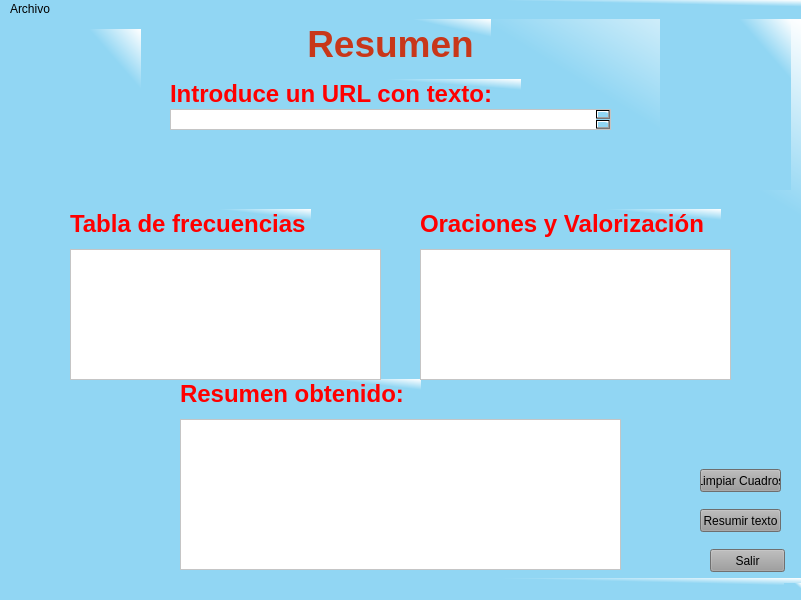
<?xml version="1.0" encoding="UTF-8"?>
<ui version="4.0">
 <class>MainWindow_URL</class>
 <widget class="QMainWindow" name="MainWindow_URL">
  <property name="geometry">
   <rect>
    <x>0</x>
    <y>0</y>
    <width>801</width>
    <height>600</height>
   </rect>
  </property>
  <property name="minimumSize">
   <size>
    <width>801</width>
    <height>600</height>
   </size>
  </property>
  <property name="maximumSize">
   <size>
    <width>801</width>
    <height>600</height>
   </size>
  </property>
  <property name="windowTitle">
   <string>Resumen por URL</string>
  </property>
  <property name="styleSheet">
   <string notr="true">background-color: qlineargradient(spread:pad, x1:0, y1:0, x2:1, y2:0, stop:0 rgba(145, 214, 243, 255), stop:1 rgba(255, 255, 255, 255));
background-color: qlineargradient(spread:pad, x1:0.824, y1:0.198864, x2:1, y2:0, stop:0 rgba(145, 214, 243, 255), stop:1 rgba(255, 255, 255, 255));</string>
  </property>
  <widget class="QWidget" name="centralwidget">
   <widget class="QPushButton" name="pushButton_Salir">
    <property name="geometry">
     <rect>
      <x>710</x>
      <y>530</y>
      <width>75</width>
      <height>23</height>
     </rect>
    </property>
    <property name="styleSheet">
     <string notr="true">background-color: rgb(157, 157, 157);</string>
    </property>
    <property name="text">
     <string>Salir</string>
    </property>
   </widget>
   <widget class="QPushButton" name="pushButton_Obtemer_Resumen">
    <property name="geometry">
     <rect>
      <x>700</x>
      <y>490</y>
      <width>81</width>
      <height>23</height>
     </rect>
    </property>
    <property name="styleSheet">
     <string notr="true">background-color: rgb(154, 154, 154);</string>
    </property>
    <property name="text">
     <string>Resumir texto</string>
    </property>
   </widget>
   <widget class="QLabel" name="label_TextoIntroduce_Texto">
    <property name="geometry">
     <rect>
      <x>170</x>
      <y>60</y>
      <width>351</width>
      <height>31</height>
     </rect>
    </property>
    <property name="text">
     <string>&lt;html&gt;&lt;head/&gt;&lt;body&gt;&lt;p&gt;&lt;span style=&quot; font-size:18pt; font-weight:600; color:#ff0000;&quot;&gt;Introduce un URL con texto:&lt;/span&gt;&lt;/p&gt;&lt;/body&gt;&lt;/html&gt;</string>
    </property>
   </widget>
   <widget class="QLabel" name="label_Resumen_Obtenido">
    <property name="geometry">
     <rect>
      <x>180</x>
      <y>360</y>
      <width>241</width>
      <height>31</height>
     </rect>
    </property>
    <property name="text">
     <string>&lt;html&gt;&lt;head/&gt;&lt;body&gt;&lt;p&gt;&lt;span style=&quot; font-size:18pt; font-weight:600; color:#ff0000;&quot;&gt;Resumen obtenido:&lt;/span&gt;&lt;/p&gt;&lt;/body&gt;&lt;/html&gt;</string>
    </property>
   </widget>
   <widget class="QTextEdit" name="textEdit_Entrada_de_texto">
    <property name="geometry">
     <rect>
      <x>170</x>
      <y>90</y>
      <width>441</width>
      <height>21</height>
     </rect>
    </property>
    <property name="styleSheet">
     <string notr="true">color: rgb(0, 0, 0);
background-color: rgb(255, 255, 255);</string>
    </property>
   </widget>
   <widget class="QTextEdit" name="textEdit_Salida_Resumen_Obtenido">
    <property name="geometry">
     <rect>
      <x>180</x>
      <y>400</y>
      <width>441</width>
      <height>151</height>
     </rect>
    </property>
    <property name="styleSheet">
     <string notr="true">color: rgb(0, 0, 0);
background-color: rgb(255, 255, 255);</string>
    </property>
    <property name="readOnly">
     <bool>false</bool>
    </property>
   </widget>
   <widget class="QTextEdit" name="textEdit_Salida_Tabla_Frecuencias">
    <property name="geometry">
     <rect>
      <x>70</x>
      <y>230</y>
      <width>311</width>
      <height>131</height>
     </rect>
    </property>
    <property name="styleSheet">
     <string notr="true">color: rgb(0, 0, 0);
background-color: rgb(255, 255, 255);</string>
    </property>
    <property name="readOnly">
     <bool>false</bool>
    </property>
   </widget>
   <widget class="QLabel" name="label_Texto_Tabla_fr">
    <property name="geometry">
     <rect>
      <x>70</x>
      <y>190</y>
      <width>241</width>
      <height>31</height>
     </rect>
    </property>
    <property name="text">
     <string>&lt;html&gt;&lt;head/&gt;&lt;body&gt;&lt;p&gt;&lt;span style=&quot; font-size:18pt; font-weight:600; color:#ff0000;&quot;&gt;Tabla de frecuencias&lt;/span&gt;&lt;/p&gt;&lt;/body&gt;&lt;/html&gt;</string>
    </property>
   </widget>
   <widget class="QLabel" name="label_titulo">
    <property name="geometry">
     <rect>
      <x>290</x>
      <y>0</y>
      <width>201</width>
      <height>51</height>
     </rect>
    </property>
    <property name="text">
     <string>&lt;html&gt;&lt;head/&gt;&lt;body&gt;&lt;p align=&quot;center&quot;&gt;&lt;span style=&quot; font-size:28pt; font-weight:600; color:#c8371a;&quot;&gt;Resumen&lt;/span&gt;&lt;/p&gt;&lt;/body&gt;&lt;/html&gt;</string>
    </property>
   </widget>
   <widget class="QLabel" name="label_escudo_unam">
    <property name="geometry">
     <rect>
      <x>10</x>
      <y>10</y>
      <width>131</width>
      <height>171</height>
     </rect>
    </property>
    <property name="styleSheet">
     <string notr="true">border-image: url(:/escudoUnam/Imagenes/ImagenesSesion/unam.png);</string>
    </property>
    <property name="text">
     <string/>
    </property>
   </widget>
   <widget class="QLabel" name="label_escudo_fi">
    <property name="geometry">
     <rect>
      <x>660</x>
      <y>0</y>
      <width>131</width>
      <height>171</height>
     </rect>
    </property>
    <property name="styleSheet">
     <string notr="true">border-image: url(:/escudofi/Imagenes/InterfazPrincipal/escudo_fi_color.png);</string>
    </property>
    <property name="text">
     <string/>
    </property>
   </widget>
   <widget class="QTextEdit" name="textEdit_Salida_Organizacion_Valorizacion">
    <property name="geometry">
     <rect>
      <x>420</x>
      <y>230</y>
      <width>311</width>
      <height>131</height>
     </rect>
    </property>
    <property name="styleSheet">
     <string notr="true">color: rgb(0, 0, 0);
background-color: rgb(255, 255, 255);</string>
    </property>
    <property name="readOnly">
     <bool>false</bool>
    </property>
   </widget>
   <widget class="QLabel" name="label_Texto_Org_Y_Valorizacion">
    <property name="geometry">
     <rect>
      <x>420</x>
      <y>190</y>
      <width>301</width>
      <height>31</height>
     </rect>
    </property>
    <property name="text">
     <string>&lt;html&gt;&lt;head/&gt;&lt;body&gt;&lt;p&gt;&lt;span style=&quot; font-size:18pt; font-weight:600; color:#ff0000;&quot;&gt;Oraciones y Valorización&lt;/span&gt;&lt;/p&gt;&lt;/body&gt;&lt;/html&gt;</string>
    </property>
   </widget>
   <widget class="QPushButton" name="pushButton_Limpiar_cuadros">
    <property name="geometry">
     <rect>
      <x>700</x>
      <y>450</y>
      <width>81</width>
      <height>23</height>
     </rect>
    </property>
    <property name="styleSheet">
     <string notr="true">background-color: rgb(154, 154, 154);</string>
    </property>
    <property name="text">
     <string>Limpiar Cuadros</string>
    </property>
   </widget>
  </widget>
  <widget class="QMenuBar" name="menubar">
   <property name="geometry">
    <rect>
     <x>0</x>
     <y>0</y>
     <width>801</width>
     <height>21</height>
    </rect>
   </property>
   <widget class="QMenu" name="menuArchivo">
    <property name="title">
     <string>Archivo</string>
    </property>
    <addaction name="actionGuardar_em_Archivo"/>
   </widget>
   <addaction name="menuArchivo"/>
  </widget>
  <widget class="QStatusBar" name="statusbar"/>
  <action name="actionGuardar_em_Archivo">
   <property name="text">
    <string>Guardar en Archivo</string>
   </property>
  </action>
 </widget>
 <resources>
  <include location="../Logos/LogoVentanaInicio/LogoEscudoFi.qrc"/>
  <include location="../Logos/LogoVentanaInicio/LogoEscudoUNAM.qrc"/>
 </resources>
 <connections>
  <connection>
   <sender>pushButton_Salir</sender>
   <signal>clicked()</signal>
   <receiver>MainWindow_URL</receiver>
   <slot>close()</slot>
   <hints>
    <hint type="sourcelabel">
     <x>532</x>
     <y>488</y>
    </hint>
    <hint type="destinationlabel">
     <x>554</x>
     <y>367</y>
    </hint>
   </hints>
  </connection>
 </connections>
</ui>
